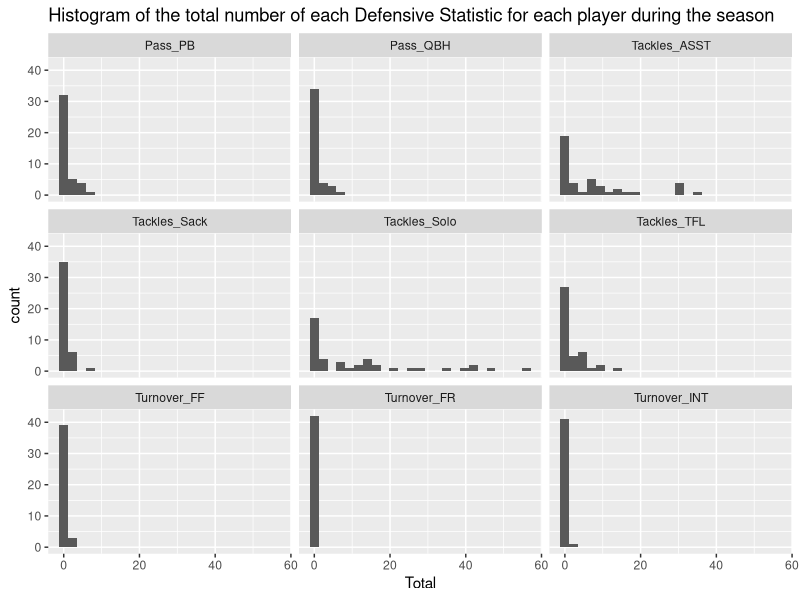
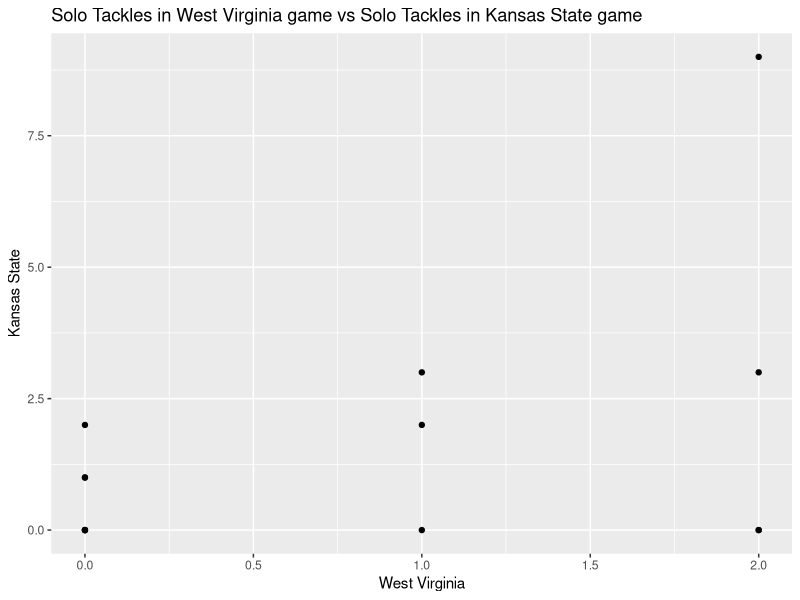
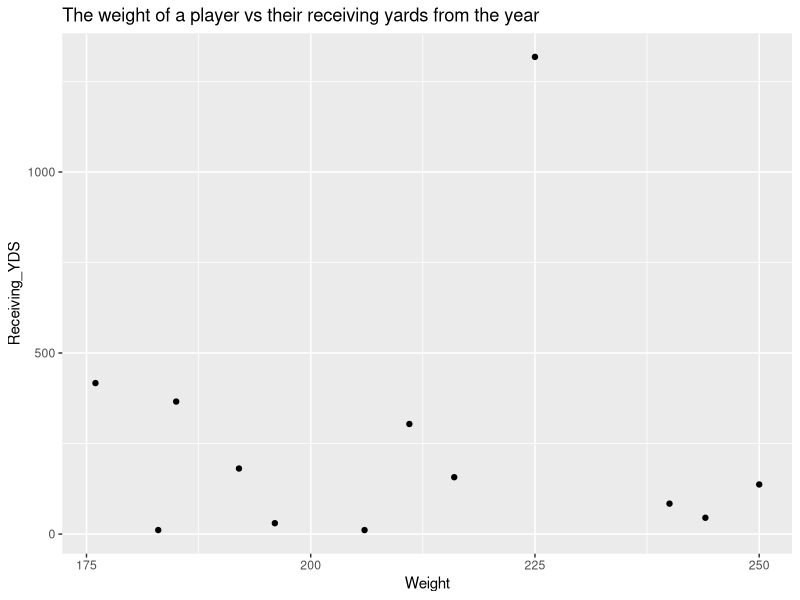

Write the R code that produced these figures, in order.
## ---- chunk 1
knitr::opts_chunk$set(echo = TRUE)
## ---- chunk 2
library(readxl)
defense <- read_excel('cyclonesFootball2018.xlsx', sheet='Defensive')
offense <- read_excel('cyclonesFootball2018.xlsx', sheet='Offensive')
bio <- read_excel('cyclonesFootball2018.xlsx', sheet='Biography')
library(tidyr)
library(dplyr)
library(ggplot2)
## ---- chunk 3
offClean = offense %>%
  mutate(Name = as.factor(Name)) %>%
  mutate(Opponent_Opponent = as.factor(Opponent_Opponent))
defClean = defense %>%
  mutate(Name = as.factor(Name)) %>%
  mutate(Opponent_Opponent = as.factor(Opponent_Opponent))
bioClean = bio %>%
  mutate(Name = as.factor(Name))
defClean = mutate_at(defClean, names(defClean[,3:length(defClean)]), as.numeric)
offClean = mutate_at(offClean, names(offClean[,3:length(offClean)]), as.numeric)
bioClean = mutate_at(bioClean, "Weight", as.numeric)
bioClean = bioClean %>% separate("Height", sep = "-", into = c("Feet", "inches")) %>% mutate_at(c("Feet", "inches"), as.numeric) %>% mutate(Height = Feet*12 + inches) %>% select(-Feet,-inches)
str(defClean)
str(offClean)
str(bioClean)
## ---- chunk 4
defClean = defClean %>%
  gather(key = Statistic, value = Total, 3:11)
###Group the data to look at each player's season totals to get a better idea of which statistics are more rare
defenseGroup =  defClean %>% group_by(Name, Statistic) %>% summarize(Total = sum(Total))
defenseGroup %>% 
  ggplot(aes(Total)) + geom_histogram(bins = 25) + facet_wrap(~Statistic) + labs(title = "Histogram of the total number of each Defensive Statistic for each player during the season")
## ---- chunk 5
defClean %>%
  filter(Statistic == "Tackles_Solo" & Opponent_Opponent == c("West Virginia","Kansas State")) %>%
  spread(key = Opponent_Opponent, value = Total) %>%
  ggplot(aes(x = `West Virginia`, y = `Kansas State`)) + geom_point() + labs(title = "Solo Tackles in West Virginia game vs Solo Tackles in Kansas State game")
## ---- chunk 6
bioClean = bioClean %>% separate("Hometown", sep = ", ", into = c("City", "State"))
bioClean %>% select(City, State) %>% head()
## ---- chunk 7
bioClean %>% group_by(State) %>% summarize(n=n()) %>% print()
## ---- chunk 8
offBios = inner_join(bioClean, offClean, by=c("Name"))
offBios %>% group_by(Weight) %>% summarize(Receiving_YDS = sum(Receiving_YDS)) %>% ggplot(aes(Weight, Receiving_YDS)) + geom_point() + labs(title = "The weight of a player vs their receiving yards from the year")
